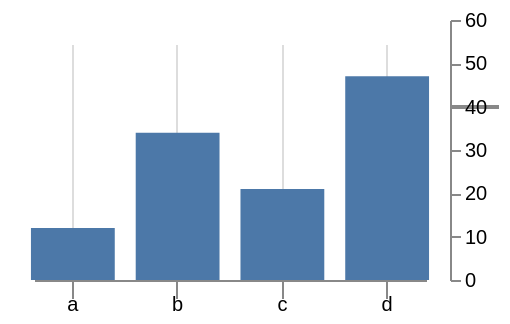

Write the Vega-Lite specification saved for this chart.
### Vega specification from a JSON file in a GitHub repository (floating-point values rounded to 4 significant figures)
{"$schema": "https://vega.github.io/schema/vega/v6.json", "description": "An axis whose own encode blocks move the lines it drew. A tick is lifted off the axis and stretched, a gridline is pulled in from both ends, and the domain line starts short of its scale — none of which any axis property can say, and all of which upstream applies last so that they win over the geometry the guide computed for itself. The right-hand axis reaches through a tick the way a published example does, drawing one long marker at a chosen value while every other tick keeps its length: the channel is read against the tick's own datum, so a rule over datum.value decides which one moves.", "width": 220, "height": 130, "padding": 5, "background": "white", "signals": [{"name": "marked", "value": 40}], "data": [{"name": "t", "values": [{"c": "a", "v": 12}, {"c": "b", "v": 34}, {"c": "c", "v": 21}, {"c": "d", "v": 47}]}], "scales": [{"name": "x", "type": "band", "domain": {"data": "t", "field": "c"}, "range": "width", "padding": 0.2}, {"name": "y", "type": "linear", "domain": [0, 60], "range": "height", "nice": false}], "axes": [{"orient": "bottom", "scale": "x", "grid": true, "gridColor": "#dddddd", "encode": {"ticks": {"update": {"y": {"value": -4}, "y2": {"value": 9}}}, "grid": {"update": {"y": {"value": -10}, "y2": {"signal": "-height + 12"}}}, "domain": {"update": {"x": {"value": 12}, "x2": {"signal": "width - 12"}}}}}, {"orient": "right", "scale": "y", "tickCount": 6, "encode": {"ticks": {"update": {"x2": {"signal": "datum.value === marked ? 24 : 5"}, "strokeWidth": {"signal": "datum.value === marked ? 2 : 1"}}}}}], "marks": [{"type": "rect", "from": {"data": "t"}, "encode": {"enter": {"x": {"scale": "x", "field": "c"}, "width": {"scale": "x", "band": 1}, "y": {"scale": "y", "field": "v"}, "y2": {"scale": "y", "value": 0}, "fill": {"value": "#4c78a8"}}}}]}
